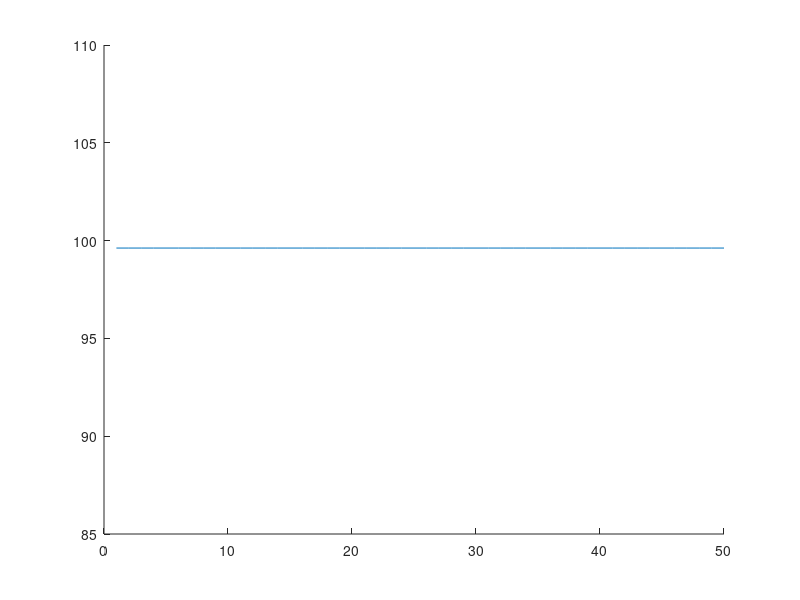
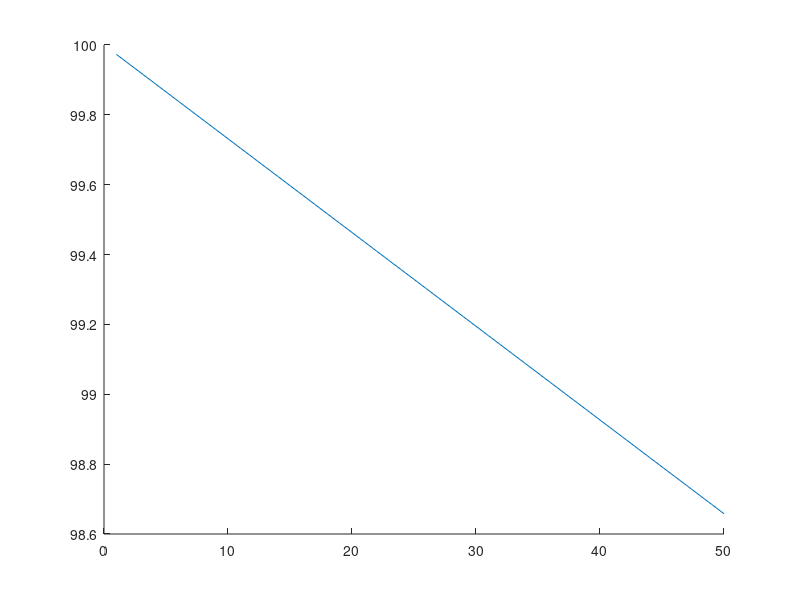
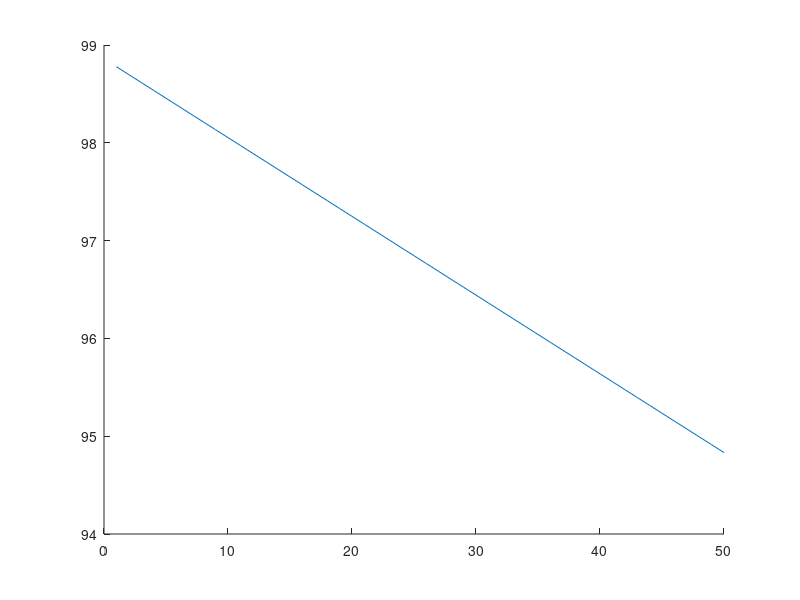

MATLAB code for these plots, in order:
% figure;
% bar(transpose([Pc_comp; Ps_comp]),'stacked')
% xticklabels({'T1','D1','T2','D2','T3','D3','T4','D4','T5','D5','T6','D6'})
% title('ANPCC phi=0 / ta=1')
clear all
%%
f__s=20000;
U__DC=900;
Vac=400;
Pac=100000; %% 200 kW
Iac_rms=Pac/(sqrt(3)*Vac)

t__a=0.5; %%% follows path P<-->0U1
t__b=1-t__a;

ldf=t__a; %%% it means i am using the sequence of thiago paper to optimally distribute losses
%%% ldf = 1 i only use sequence P<-->0U1 of thiago paper

%%% IGBT 1 parameters

U__Bt=600;
b__0t=0; 
b__1t=1.7410e-04 ;
b__2t=5.4937e-08; 

rt=0.0055;
Vt=0.56;

% % % % % %%% IGBT 2 parameters
% % % % % 
% % % % % U__Bt=600;
% % % % % b__0t=0; 
% % % % % b__1t=1.8682e-04;
% % % % % b__2t=3.4499e-08; 
% % % % % 
% % % % % rt=0.0055;
% % % % % Vt=0.56;

%%%% IGBT 1 and 2 Eon and Eoff are same, slightly different due to the
%%%% curve fitting - I can assume them equal

%%% Diode 1-2 parameters

U__Bd=600;
b__0d=0;
b__1d=0.00010777181728433188;
b__2d=-9.544835941123982e-8;

rd=0.0046;
Vd=0.98;

ddeg=0;
d=ddeg/180.*pi;
I__ac=sqrt(2)*Iac_rms %%% peak AC current

m=Vac*2*sqrt(2)/sqrt(3)/U__DC%1;%0.05:0.05:0.95;

% d=-pi:1/180.*pi:pi;
i=0;
for f__s=1000:1000:50000
i=i+1;
%%% RMS currents

irms_t14=sqrt(2).*sqrt(3).*(cos(d)+1).*sqrt(m).*abs(I__ac)/(6.*sqrt(pi));

irms_t23=sqrt(3).*sqrt(-2.*m.*(t__a-t__b).*cos(d).^2+((3.*t__a+3.*t__b-3).*sin(d)+...
    4.*m.*(t__a+t__b)).*cos(d)+(-3.*d-2.*m).*t__a+(-3.*d+2.*m-3.*pi).*t__b+3.*d+3.*pi).*abs(I__ac)/(6.*sqrt(pi));

irms_t56=sqrt(3).*sqrt(-4.*t__b.*(m.*cos(d).^2+m-3.*pi.*(1/4))).*m.*abs(I__ac)/(6.*sqrt(pi));

irms_d14=-sqrt(2).*sqrt(3).*(cos(d)-1).*sqrt(m).*abs(I__ac)/(6.*sqrt(pi));

irms_d23=sqrt(3).*sqrt(2.*m.*(t__a-t__b).*cos(d).^2+((-3.*t__a-3.*t__b+3).*sin(d)-4.*m.*(t__a+...
    t__b)).*cos(d)+(3.*d+2.*m).*t__a+(3.*d-2.*m+3.*pi).*t__b-3.*d).*abs(I__ac)/(6.*sqrt(pi));

irms_d56=sqrt(3).*sqrt(-(4.*(m.*cos(d).^2+m-3.*pi.*(1/4))).*t__a).*abs(I__ac)/(6.*sqrt(pi));

%%% AVG currents

iavg_t14=-m.*((-pi+abs(d)).*cos(abs(d))-sin(abs(d))).*I__ac/(4.*pi);

iavg_t23=I__ac.*(((-2+(pi-abs(d)).*m).*t__b+m.*t__a.*abs(d)-2.*t__a+2).*cos(abs(d))-m.*(t__a-...
    t__b).*sin(abs(d))+2.*t__a-2.*t__b+2)/(4.*pi);

iavg_t56=I__ac.*(m.*(abs(d)-(1/2).*pi).*cos(abs(d))-m.*sin(abs(d))+2).*t__b/(2.*pi);

iavg_d14=-I__ac.*m.*(cos(abs(d)).*abs(d)-sin(abs(d)))/(4.*pi);

iavg_d23=-I__ac.*(((-2+(pi-abs(d)).*m).*t__b+m.*t__a.*abs(d)-2.*t__a+2).*cos(abs(d))-m.*(t__a-...
    t__b).*sin(abs(d))+2.*t__a-2.*t__b-2)/(4.*pi);

iavg_d56=I__ac.*(m.*(abs(d)-(1/2).*pi).*cos(abs(d))-m.*sin(abs(d))+2).*t__a/(2.*pi);

%%% Conduction losses

Pc_t1=irms_t14.^2*rt+iavg_t14*Vt;

Pc_t2=irms_t23.^2*rt+iavg_t23*Vt;

Pc_t3=Pc_t2;

Pc_t4=Pc_t1;

Pc_t5=irms_t56.^2*rt+iavg_t56*Vt;

Pc_t6=Pc_t5;

Pc_d1=irms_d14.^2*rd+iavg_d14*Vd;

Pc_d2=irms_d23.^2*rd+iavg_d23*Vd;

Pc_d3=Pc_d2;

Pc_d4=Pc_d1;

Pc_d5=irms_d56.^2*rd+iavg_d56*Vd;

Pc_d6=Pc_d5;

Pc_comp=[Pc_t1 Pc_d1 Pc_t2 Pc_d2 Pc_t3 Pc_d3 Pc_t4 Pc_d4 Pc_t5 Pc_d5 Pc_t6 Pc_d6];

Pc_tot=sum(Pc_comp);

%%% Switching losses

Ps_t14=-f__s.*U__DC.*ldf.*(-(1/2).*I__ac.*(b__2t.*I__ac.*sin(abs(d))+2.*b__1t).*cos(abs(d))+...
    (1/2).*b__2t.*(-pi+abs(d)).*I__ac^2-b__1t.*I__ac+b__0t.*(-pi+abs(d)))/(4.*U__Bt.*pi);

Ps_t23=-U__DC.*(((1/2).*b__2t.*I__ac^2+b__0t).*pi+2.*b__1t.*I__ac).*f__s.*(-1+ldf)/(4.*U__Bt.*pi);

Ps_t56=-ldf.*f__s.*U__DC.*(b__2t.*I__ac^2.*cos(abs(d)).*sin(abs(d))-b__2t.*I__ac^2.*abs(d)+...
    2.*b__1t.*I__ac.*cos(abs(d))-2.*b__1t.*I__ac-2.*b__0t.*abs(d))/(8.*U__Bt.*pi);

Ps_d14=-ldf.*f__s.*U__DC.*(b__2d.*I__ac^2.*cos(abs(d)).*sin(abs(d))-b__2d.*I__ac^2.*abs(d)+...
    2.*b__1d.*I__ac.*cos(abs(d))-2.*b__1d.*I__ac-2.*b__0d.*abs(d))/(8.*U__Bd.*pi);

Ps_d23=-U__DC.*(((1/2).*b__2d.*I__ac^2+b__0d).*pi+2.*b__1d.*I__ac).*f__s.*(-1+ldf)/(4.*U__Bd.*pi);

Ps_d56=-f__s.*U__DC.*ldf.*(-(1/2).*I__ac.*(b__2d.*I__ac.*sin(abs(d))+2.*b__1d).*cos(abs(d))+...
    (1/2).*b__2d.*(-pi+abs(d)).*I__ac^2-b__1d.*I__ac+b__0d.*(-pi+abs(d)))/(4.*U__Bd.*pi);


Ps_t1=Ps_t14;

Ps_t2=Ps_t23;

Ps_t3=Ps_t2;

Ps_t4=Ps_t1;

Ps_t5=Ps_t56;

Ps_t6=Ps_t5;

Ps_d1=Ps_d14;

Ps_d2=Ps_d23;

Ps_d3=Ps_d2;

Ps_d4=Ps_d1;

Ps_d5=Ps_d56;

Ps_d6=Ps_d5;

Ps_comp=[Ps_t1 Ps_d1 Ps_t2 Ps_d2 Ps_t3 Ps_d3  Ps_t4 Ps_d4 Ps_t5 Ps_d5 Ps_t6  Ps_d6];

Ps_tot=sum(Ps_comp);

%%% total losses per component

Pt1=Pc_t1+Ps_t1;

Pt2=Pc_t2+Ps_t2;

Pt3=Pc_t3+Ps_t3;

Pt4=Pc_t4+Ps_t4;

Pt5=Pc_t5+Ps_t5;

Pt6=Pc_t6+Ps_t6;

Pd1=Pc_d1+Ps_d1;

Pd2=Pc_d2+Ps_d2;

Pd3=Pc_d3+Ps_d3;

Pd4=Pc_d4+Ps_d4;

Pd5=Pc_d5+Ps_d5;

Pd6=Pc_d6+Ps_d6;

Ptot_comp=[Pt1 Pd1 Pt2 Pd2 Pt3 Pd3 Pt4 Pd4 Pt5 Pd5 Pt6 Pd6];

Ptot=(Pc_tot+Ps_tot)*3;

Ptot(i)=(Pc_tot+Ps_tot)*3;
% eff1=(Pac-Ptot)/Pac*100
eff(i)=(Pac-Ptot(i))/Pac*100;

eff_cond(i)=(Pac-Pc_tot)/Pac*100;
eff_sw(i)=(Pac-Ps_tot)/Pac*100;
end

figure(98)
hold on
plot(eff_cond)

figure(99)
hold on
plot(eff_sw)%,'--r')

figure(100)
hold on
plot(eff)
%% Sweeping delta


% close all
% figure;
% plot(d,irms_t14,d,irms_t23,d,irms_t56,d,irms_d14,d,irms_d23,d,irms_d56)
% 
% title('I_{rms}')
% 
% figure;
% plot(d,iavg_t14,d,iavg_t23,d,iavg_t56,d,iavg_d14,d,iavg_d23,d,iavg_d56)
% 
% title('I_{avg}')
% 
% figure;
% plot(d,Pc_t1,d,Pc_t2,d,Pc_d1,d,Pc_d2,d,Pc_d5)
% legend
% title('Conduction losses')
% 
% figure;
% hold on
% plot(d,Ps_t14,d,Ps_t56,d,Ps_d14,d,Ps_d56)
% plot(d,Ps_t23*ones(1,361))
% hold off
% legend
% title('Switching losses')
% 
% figure;
% plot(d,Pc_tot,d,Ps_tot,d,Ptot)
% title('Cond and sw losses')
% close all
% figure;
% 
% subplot(1,2,2)
% plot(d,irms_t14,d,irms_t23,d,irms_t56,d,irms_d14,d,irms_d23,d,irms_d56,'Linewidth',1.5)
% title('I_{rms}')
% xlim([-pi pi])
% xticks([-pi -pi/2 0 pi/2 pi ])
% xticklabels({'-\pi','-\pi/2','0','\pi/2','\pi'})
% xlabel('\delta')
% ylabel('[A]')
% 
% subplot(1,2,1)
% plot(d,iavg_t14,d,iavg_t23,d,iavg_t56,d,iavg_d14,d,iavg_d23,d,iavg_d56,'Linewidth',1.5)
% title('I_{avg}')
% xlim([-pi pi])
% xticks([-pi -pi/2 0 pi/2 pi ])
% xticklabels({'-\pi','-\pi/2','0','\pi/2','\pi'})
% legend('T1-T4','T2-T3','T5-T6','D1-D4','D2-D3','D5-D6')
% ylabel('[A]')
% xlabel('\delta')
% % suptitle('ANPCC currents - m_{a} = 0.5')

%% Sweeping m
% close all
% figure;
% plot(m,irms_t23d56,m,irms_t14,m,irms_d1234)
% title('I_{rms}')
% 
% figure;
% plot(m,iavg_t23d56,m,iavg_t14,m,iavg_d1234)
% title('I_{avg}')
% 
% figure;
% hold on
% plot(m,Pc_tot,m,Ps_tot,m,Ptot)
% scatter(m,Ptot)
% title('Cond and sw losses')
% 
% figure;
% bar(transpose([Pc_comp; Ps_comp]),'stacked')
% xticklabels({'T1','D1','T2','D2','T3','D3','T4','D4','T5','D5','T6','D6'})
% title('ANPCC phi=0 / ')